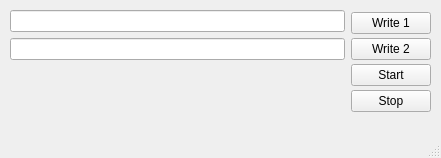
<?xml version="1.0" encoding="UTF-8"?>
<ui version="4.0">
 <class>mainWindow</class>
 <widget class="QMainWindow" name="mainWindow">
  <property name="geometry">
   <rect>
    <x>0</x>
    <y>0</y>
    <width>441</width>
    <height>158</height>
   </rect>
  </property>
  <property name="windowTitle">
   <string>MainWindow</string>
  </property>
  <widget class="QWidget" name="centralwidget">
   <widget class="QWidget" name="layoutWidget">
    <property name="geometry">
     <rect>
      <x>10</x>
      <y>10</y>
      <width>421</width>
      <height>106</height>
     </rect>
    </property>
    <layout class="QHBoxLayout" name="horizontalLayout">
     <item>
      <layout class="QGridLayout" name="gridLayout">
       <item row="0" column="0">
        <widget class="QLineEdit" name="lineEdit_1">
         <property name="sizePolicy">
          <sizepolicy hsizetype="Expanding" vsizetype="Fixed">
           <horstretch>0</horstretch>
           <verstretch>0</verstretch>
          </sizepolicy>
         </property>
        </widget>
       </item>
       <item row="1" column="0">
        <widget class="QLineEdit" name="lineEdit_2">
         <property name="sizePolicy">
          <sizepolicy hsizetype="Expanding" vsizetype="Fixed">
           <horstretch>0</horstretch>
           <verstretch>0</verstretch>
          </sizepolicy>
         </property>
        </widget>
       </item>
       <item row="2" column="0">
        <spacer name="verticalSpacer">
         <property name="orientation">
          <enum>Qt::Vertical</enum>
         </property>
         <property name="sizeHint" stdset="0">
          <size>
           <width>20</width>
           <height>40</height>
          </size>
         </property>
        </spacer>
       </item>
      </layout>
     </item>
     <item>
      <layout class="QVBoxLayout" name="verticalLayout">
       <property name="spacing">
        <number>2</number>
       </property>
       <item>
        <widget class="QPushButton" name="btnWrite1">
         <property name="text">
          <string>Write 1</string>
         </property>
        </widget>
       </item>
       <item>
        <widget class="QPushButton" name="btnWrite2">
         <property name="text">
          <string>Write 2</string>
         </property>
        </widget>
       </item>
       <item>
        <widget class="QPushButton" name="btnStart">
         <property name="text">
          <string>Start</string>
         </property>
        </widget>
       </item>
       <item>
        <widget class="QPushButton" name="btnStop">
         <property name="text">
          <string>Stop</string>
         </property>
        </widget>
       </item>
      </layout>
     </item>
    </layout>
   </widget>
  </widget>
  <widget class="QMenuBar" name="menubar">
   <property name="enabled">
    <bool>false</bool>
   </property>
   <property name="geometry">
    <rect>
     <x>0</x>
     <y>0</y>
     <width>441</width>
     <height>24</height>
    </rect>
   </property>
  </widget>
  <widget class="QStatusBar" name="statusbar">
   <property name="enabled">
    <bool>false</bool>
   </property>
  </widget>
 </widget>
 <resources/>
 <connections/>
</ui>
